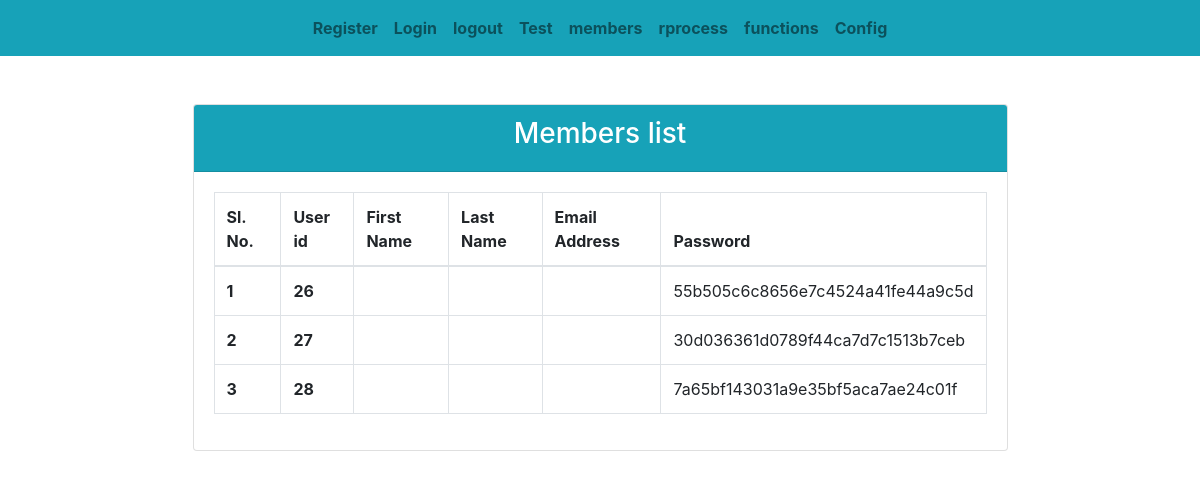
/members.php, run on the app's committed database.
### tables this page shows
CREATE TABLE `users` (
  `id` int(11) NOT NULL,
  `fname` varchar(255) NOT NULL,
  `lname` varchar(255) NOT NULL,
  `email` text NOT NULL,
  `password` text NOT NULL
);

### members.php (the view)
<?php
require_once('header.php');
?>
<?php
require_once('nav.php');
?>
<?php
require_once('config.php');
$query = $connection->query("SELECT * FROM users");
?>
<section class="content m-5">
    <div class="container">
        <div class="row">
            <div class="col-sm-10 offset-sm-1">
                <div class="card">
                    <div class="card-header text-center bg-info text-white">
                        <h3>Members list</h3>
                    </div>
                    <div class="card-body">
                        <table class="table table-bordered">
                            <thead>
                                <tr>
                                <th scope="col">Sl. No.</th>
                                <th scope="col">User id</th>
                                <th scope="col">First Name</th>
                                <th scope="col">Last Name</th>
                                <th scope="col">Email Address</th>
                                <th scope="col">Password</th>
                                </tr>
                            </thead>
                            <tbody>
                            <?php $counter = 0; ?>
                                <?php while($row = $query->fetch_object() ):?>
                                <tr>
                                <th scope="row"><?php echo ++$counter ?></th>
                                <th scope="row"><?php echo $row->id; ?></th>
                                <td><?php echo $row->first_name; ?></td>
                                <td><?php echo $row->last_name; ?></td>
                                <td><?php echo $row->email_address; ?></td>
                                <td><?php echo $row->password; ?></td>
                                </tr>
                                <?php endwhile ;?>
                            </tbody>
                        </table>
                    </div>
                </div>
            </div>
        </div>
    </div>
</section>
<?php
require_once('footer.php');
?>

### data on the page
users: id "26", password "55b505c6c8656e7c4524a41fe44a9c5d"
users: id "27", password "30d036361d0789f44ca7d7c1513b7ceb"
users: id "28", password "7a65bf143031a9e35bf5aca7ae24c01f"
